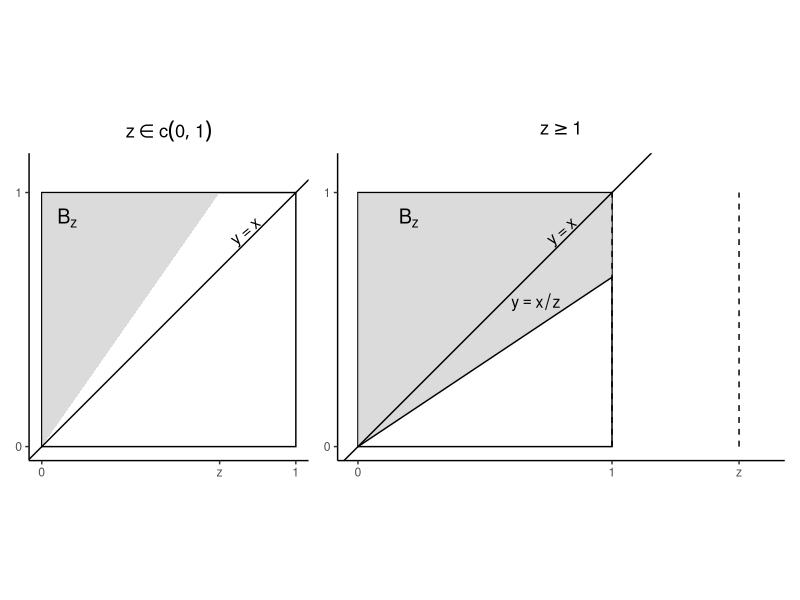
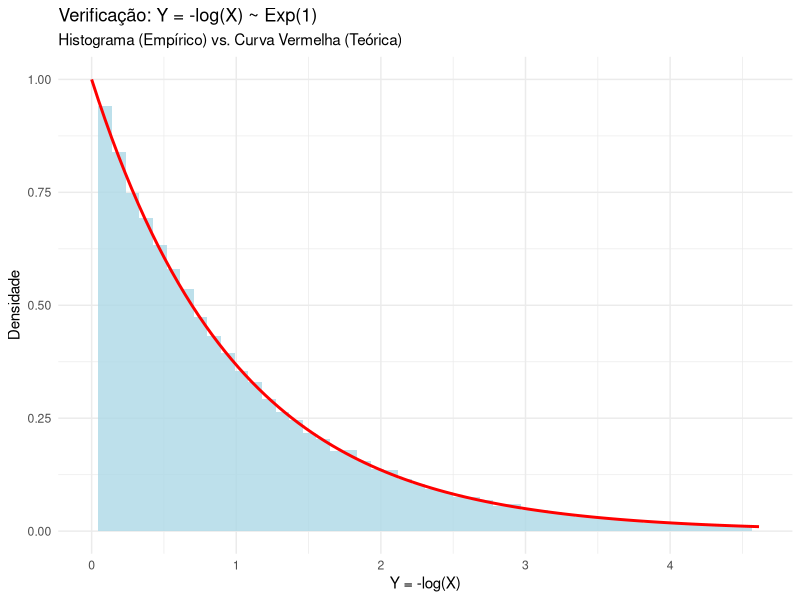
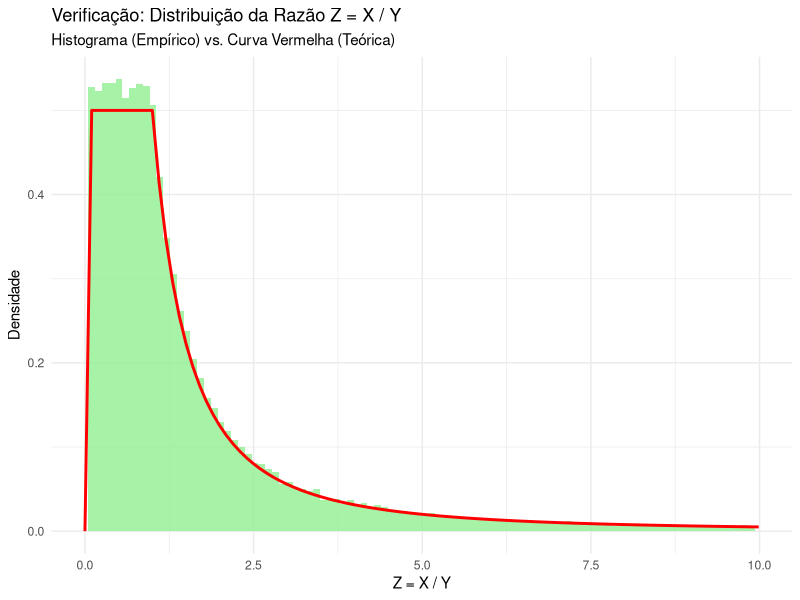

Recreate these plots in R, in order.
## ---- chunk 1
library(ggplot2)
library(patchwork)

# --- Gráfico 1: z no intervalo (0, 1) ---

z <- 0.7

# A região é y >= x/z, limitada pelo quadrado unitário.
# Vértices: (0,0), (z, 1), (0, 1)
region_bz_1 <- data.frame(
  x = c(0, z, 0),
  y = c(0, 1, 1)
)

g1 <- ggplot() +
  # Definir proporção 1:1 e limites dos eixos
  coord_fixed(ratio = 1, xlim = c(0, 1), ylim = c(0, 1.1)) +
  
  # Desenhar o quadrado unitário
  geom_rect(aes(xmin = 0, xmax = 1, ymin = 0, ymax = 1), fill = NA, color = "black") +
  
  # Desenhar e sombrear a região Bz
  geom_polygon(data = region_bz_1, aes(x, y), fill = "grey80", alpha = 0.7) +
  
  # Desenhar a linha y = x/z (limite de Bz)
  # geom_segment(aes(x = 0, y = 0, xend = z, yend = 1), color = "black") +
  
  # Desenhar a linha de referência y = x
  geom_abline(intercept = 0, slope = 1, color = "black") +
  
  # Desenhar a linha tracejada vertical em z
  geom_segment(aes(x = z, y = 0, xend = z, yend = 1), linetype = "dashed") +
  
  # Adicionar rótulos de texto
  annotate("text", x = 0.8, y = 0.85, label = "y = x", angle = 40, size = 4) +
  annotate("text", x = 0.1, y = 0.9, label = "B[z]", parse = TRUE, size = 5) +
  
  # Definir os marcadores dos eixos
  scale_x_continuous(breaks = c(0, z, 1), labels = c("0", "z", "1")) +
  scale_y_continuous(breaks = c(0, 1), labels = c("0", "1")) +
  
  # Aplicar tema limpo e título
  theme_classic() +
  ggtitle(expression(z %in% c(0, 1))) +
  theme(axis.title = element_blank(),
        plot.title = element_text(hjust = 0.5))

# --- Gráfico 2: z >= 1 ---

z <- 1.5

# A região é y >= x/z, limitada pelo quadrado unitário.
# Vértices: (0,0), (1, 1/z), (1, 1), (0, 1)
region_bz_2 <- data.frame(
  x = c(0, 1, 1, 0),
  y = c(0, 1/z, 1, 1)
)

g2 <- ggplot() +
  # Definir proporção 1:1 e limites (eixo x > 1 para mostrar z)
  coord_fixed(ratio = 1, xlim = c(0, z + 0.1), ylim = c(0, 1.1)) +
  
  # Desenhar o quadrado unitário
  geom_rect(aes(xmin = 0, xmax = 1, ymin = 0, ymax = 1), fill = NA, color = "black") +
  
  # Desenhar e sombrear a região Bz
  geom_polygon(data = region_bz_2, aes(x, y), fill = "grey80", alpha = 0.7) +
  
  # Desenhar a linha y = x/z (limite de Bz)
  geom_segment(aes(x = 0, y = 0, xend = 1, yend = 1/z), color = "black") +
  
  # Desenhar a linha de referência y = x
  geom_abline(intercept = 0, slope = 1, color = "black") +
  
  # Desenhar linhas tracejadas em x=1 e x=z
  geom_segment(aes(x = 1, y = 0, xend = 1, yend = 1), linetype = "dashed") +
  geom_segment(aes(x = z, y = 0, xend = z, yend = 1), linetype = "dashed") +
  
  # Adicionar rótulos de texto
  annotate("text", x = 0.8, y = 0.85, label = "y = x", angle = 40, size = 4) +
  annotate("text", x = 0.7, y = 0.7/z + 0.1, label = "y == x/z", parse = TRUE, size = 4) +
  annotate("text", x = 0.2, y = 0.9, label = "B[z]", parse = TRUE, size = 5) +
  
  # Definir os marcadores dos eixos
  scale_x_continuous(breaks = c(0, 1, z), labels = c("0", "1", "z")) +
  scale_y_continuous(breaks = c(0, 1), labels = c("0", "1")) +
  
  # Aplicar tema limpo e título
  theme_classic() +
  ggtitle(expression(z >= 1)) +
  theme(axis.title = element_blank(),
        plot.title = element_text(hjust = 0.5))

# Exibir o gráfico
g1 + g2
## ---- chunk 2
library(tidyverse)

n_sim <- 100000
n_param <- 5 # Parâmetro n do exemplo

# Simular X
valores_x <- c(-n_param:-1, 1:n_param)
X <- sample(valores_x, size = n_sim, replace = TRUE, prob = rep(1/(2*n_param), 2*n_param))

# Transformar Y = X^2
Y <- X^2

# Calcular a distribuição empírica de Y
dist_y_empirica <- table(Y) / n_sim

print(dist_y_empirica)

# Valores teóricos esperados: 1/n = 1/5 = 0.2 para y = 1, 4, 9, 16, 25
valores_y_teoricos <- (1:n_param)^2
prob_y_teorica <- rep(1/n_param, n_param)
names(prob_y_teorica) <- valores_y_teoricos

print(prob_y_teorica)
## ---- chunk 3
n_sim <- 100000

# Simular X ~ U(0, 1)
X <- runif(n_sim, 0, 1)

# Transformar Y = -log(X)
Y <- -log(X)

# Plotar o histograma de Y (normalizado) e a curva teórica exp(1)
ggplot(tibble(Y = Y), aes(x = Y)) +
  geom_histogram(aes(y = after_stat(density)), bins = 50, fill = "lightblue", alpha = 0.8) +
  # Adiciona a curva teórica da exp(1)
  stat_function(fun = dexp, args = list(rate = 1), color = "red", linewidth = 1) +
  labs(
    title = "Verificação: Y = -log(X) ~ Exp(1)",
    subtitle = "Histograma (Empírico) vs. Curva Vermelha (Teórica)",
    x = "Y = -log(X)",
    y = "Densidade"
  ) +
  theme_minimal() +
  xlim(0, quantile(Y, 0.99)) # Limita eixo x para melhor visualização
## ---- chunk 4
n_sim <- 100000

# Simular X e Y independentes
X <- runif(n_sim, 0, 1)
Y <- runif(n_sim, 0, 1)

# Transformar Z = X / Y
Z <- X / Y

# Definir a função de densidade teórica f_Z(z)
f_Z_teorica <- function(z) {
  ifelse(z <= 0, 0,
    ifelse(z < 1, 1/2, 1 / (2 * z^2))
  )
}

# Plotar o histograma de Z e a curva teórica f_Z(z)
ggplot(tibble(Z = Z), aes(x = Z)) +
  geom_histogram(aes(y = after_stat(density)), bins = 100, fill = "lightgreen", alpha = 0.8) +
  # Adiciona a curva teórica f_Z(z)
  stat_function(fun = f_Z_teorica, color = "red", linewidth = 1) +
  labs(
    title = "Verificação: Distribuição da Razão Z = X / Y",
    subtitle = "Histograma (Empírico) vs. Curva Vermelha (Teórica)",
    x = "Z = X / Y",
    y = "Densidade"
  ) +
  theme_minimal() +
  # Limita o eixo x pois a cauda é longa
  xlim(0, quantile(Z, 0.95))
